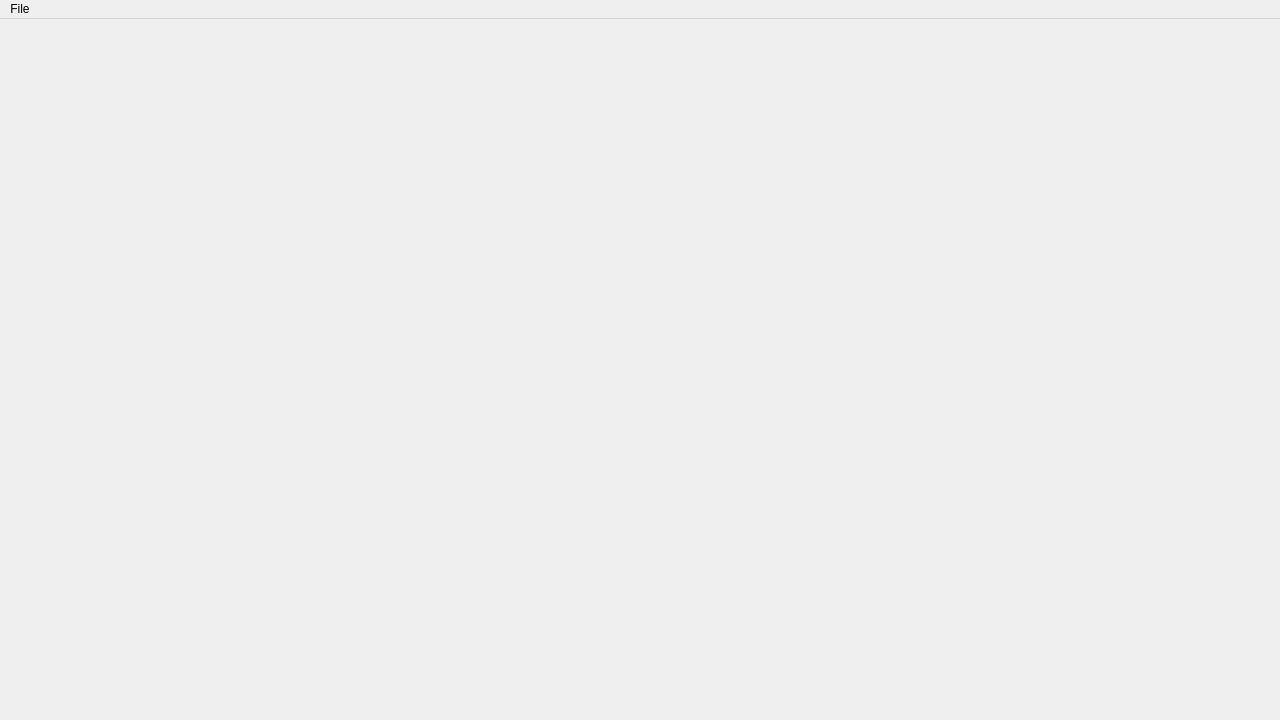
<?xml version="1.0" encoding="UTF-8"?>
<ui version="4.0">
 <class>MainWindow</class>
 <widget class="QMainWindow" name="MainWindow">
  <property name="geometry">
   <rect>
    <x>0</x>
    <y>0</y>
    <width>1280</width>
    <height>720</height>
   </rect>
  </property>
  <property name="sizePolicy">
   <sizepolicy hsizetype="Fixed" vsizetype="Fixed">
    <horstretch>0</horstretch>
    <verstretch>0</verstretch>
   </sizepolicy>
  </property>
  <property name="maximumSize">
   <size>
    <width>1280</width>
    <height>720</height>
   </size>
  </property>
  <property name="windowTitle">
   <string>Operation Graduation</string>
  </property>
  <property name="styleSheet">
   <string notr="true"/>
  </property>
  <widget class="QWidget" name="centralwidget">
   <property name="styleSheet">
    <string notr="true"/>
   </property>
   <widget class="QMdiArea" name="mdiArea">
    <property name="geometry">
     <rect>
      <x>0</x>
      <y>0</y>
      <width>1280</width>
      <height>720</height>
     </rect>
    </property>
    <property name="styleSheet">
     <string notr="true"/>
    </property>
    <property name="background">
     <brush brushstyle="NoBrush">
      <color alpha="255">
       <red>160</red>
       <green>160</green>
       <blue>160</blue>
      </color>
     </brush>
    </property>
    <property name="tabsMovable">
     <bool>false</bool>
    </property>
   </widget>
  </widget>
  <widget class="QMenuBar" name="menubar">
   <property name="geometry">
    <rect>
     <x>0</x>
     <y>0</y>
     <width>1280</width>
     <height>21</height>
    </rect>
   </property>
   <property name="defaultUp">
    <bool>false</bool>
   </property>
   <property name="nativeMenuBar">
    <bool>false</bool>
   </property>
   <widget class="QMenu" name="menuFile">
    <property name="geometry">
     <rect>
      <x>481</x>
      <y>174</y>
      <width>135</width>
      <height>169</height>
     </rect>
    </property>
    <property name="sizePolicy">
     <sizepolicy hsizetype="Fixed" vsizetype="Preferred">
      <horstretch>0</horstretch>
      <verstretch>0</verstretch>
     </sizepolicy>
    </property>
    <property name="title">
     <string>File</string>
    </property>
    <addaction name="actionNew_Game"/>
    <addaction name="actionLoad_Game"/>
    <addaction name="actionSave_Game"/>
    <addaction name="actionSave_As"/>
    <addaction name="separator"/>
    <addaction name="actionExit"/>
   </widget>
   <addaction name="menuFile"/>
  </widget>
  <action name="actionNew_Game">
   <property name="text">
    <string>New Game</string>
   </property>
  </action>
  <action name="actionLoad_Game">
   <property name="text">
    <string>Load Game</string>
   </property>
  </action>
  <action name="actionSave_Game">
   <property name="text">
    <string>Save Game</string>
   </property>
  </action>
  <action name="actionSave_As">
   <property name="text">
    <string>Save As</string>
   </property>
  </action>
  <action name="actionExit">
   <property name="text">
    <string>Exit</string>
   </property>
  </action>
 </widget>
 <resources/>
 <connections>
  <connection>
   <sender>actionExit</sender>
   <signal>triggered()</signal>
   <receiver>MainWindow</receiver>
   <slot>close()</slot>
   <hints>
    <hint type="sourcelabel">
     <x>-1</x>
     <y>-1</y>
    </hint>
    <hint type="destinationlabel">
     <x>639</x>
     <y>359</y>
    </hint>
   </hints>
  </connection>
  <connection>
   <sender>actionNew_Game</sender>
   <signal>triggered()</signal>
   <receiver>MainWindow</receiver>
   <slot>newGame()</slot>
   <hints>
    <hint type="sourcelabel">
     <x>-1</x>
     <y>-1</y>
    </hint>
    <hint type="destinationlabel">
     <x>639</x>
     <y>359</y>
    </hint>
   </hints>
  </connection>
 </connections>
 <slots>
  <slot>newGame()</slot>
 </slots>
</ui>
